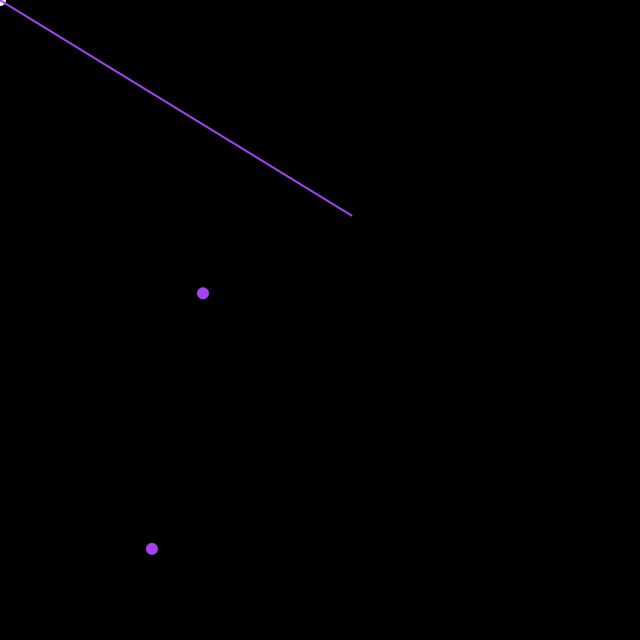
Frame 1 (no input)
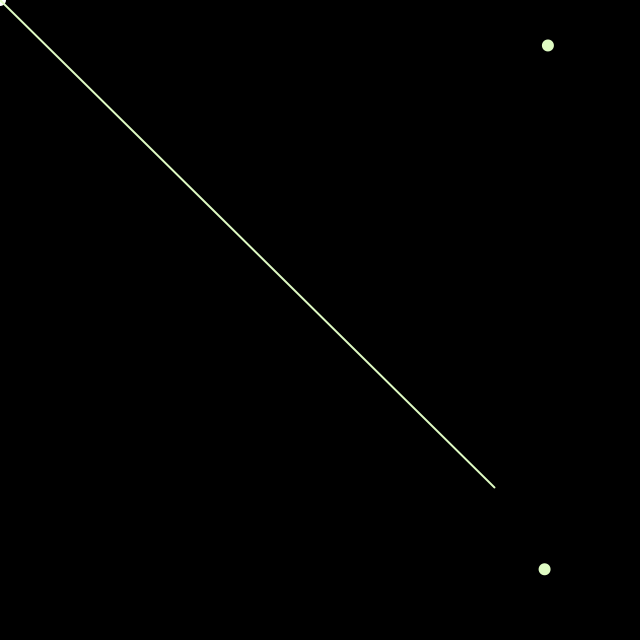
Frame 60 (the mouse pressed at the canvas centre just before this capture)
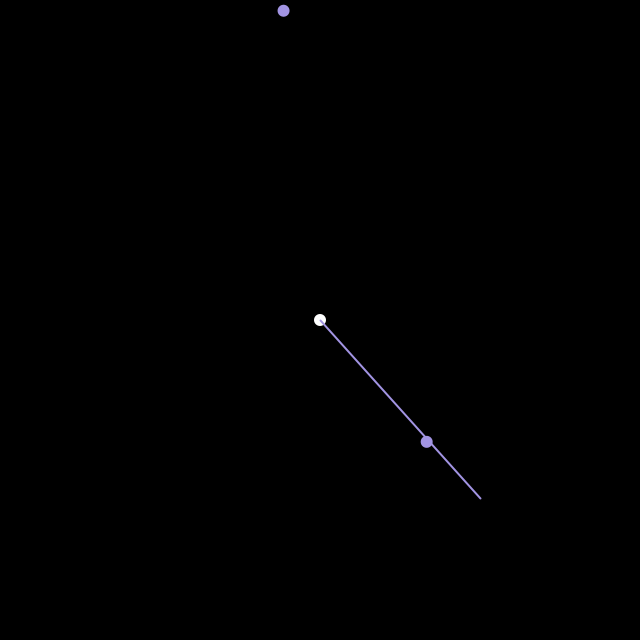
Frame 120 (the mouse held since frame 60 and released just before this capture)

The Processing sketch that drew these frames (run headless with seeded random() and noise(); from frame 60 on, the mouse is pressed at the canvas centre):

// Processing sketch: sketch_170317_lineeffect
// ── sketch_170317_lineeffect.pde
/**************************************************
関数説明　------------------------------------------
１．Window
・size(x, y)　…　Windowの描写

２．図形
・point(x, y)　…　点（位置指定）
・line(x1, y1, x2, y2)　…　線（始終点指定)
・rect(x, y, width, height)　…　長方形（x,y,幅,高さ）
・triangle(x1, y1, x2, y2, x3, y3)　…　三角形（3点指定）
・quad(x1, y1, x2, y2, x3, y3, x4, y4)　…　四角形（4点指定）
・ellipse(x, y, width, height)　…　円（x,y,幅,高さ)
・arc(x, y, width, height, 始点角度, 終点角度)　…　円（x,y,幅,高さ,始点角度,終点角度）

３．線・角の種類
・strokeWeight(size)　…　線の太さ
・strokeCap(type)　…　端の種類を指定
　　　SQUARE　…　直角の端
　　　PROJECT　…　突き出た端
　　　ROUND　…　丸い端
・strokeJoin(type)　…　角の種類を指定
　　　ROUND　…　丸い角
　　　BEVEL　…　斜めの角
　　　MITER　…　直角

４．描写モード
・描写関数 + Mode(type)　…　描写モードの指定
　以下は円の場合の例
　　　ellipseMode(CORNER)　…　描写の基準点を角にする
　※モードは種類が多いのでリファレンス参照とのこと。

５．色
・background(r,g,b)　…　背景色
・fill(r,g,b,transparency)　…　図形内の色
・stroke(r,g,b,transparency)　…　線の色
・noFill()　…　図形の塗りつぶしをしない
・noStroke()　…　線を描写しない

６．図形の生成
・beginShape()　…　図形描写の開始合図
・endShape(type)　…　図形描写の終了合図
　　　指定なし　…　図形を閉じない
　　　CLOSE　…　図形を閉じる
・vertex(x,y)　…　図形描写するための各点を指定
**************************************************/

void setup() {
  /* 初期処理 */
  size(640, 640);             // Window を描写
  background(0);              // 背景色
  fill(255);                  // 図の塗りつぶしを白に
  noStroke();                 // 線なし
}

void draw() {
  // カラーをランダム取得
  float r = random(255);
  float g = random(255);
  float b = random(255);

  // 初期化
  background(0);  // 背景色を黒に
  strokeWeight(1);
  noStroke();     // 線なし

  // マウスポインターの位置に12pxの円を描写
  fill(255);
  ellipse(mouseX, mouseY, 12, 12);
  
  // ランダムな位置に12pxの円を描写
  fill(r, g, b);
  ellipse(random(640), random(640), 12, 12);
  ellipse(random(640), random(640), 12, 12);

  // マウスポインターからランダムな位置に640pxまでの線を描写
  strokeWeight(2);
  stroke(r, g, b);
  line(mouseX, mouseY, random(640), random(640));
}
